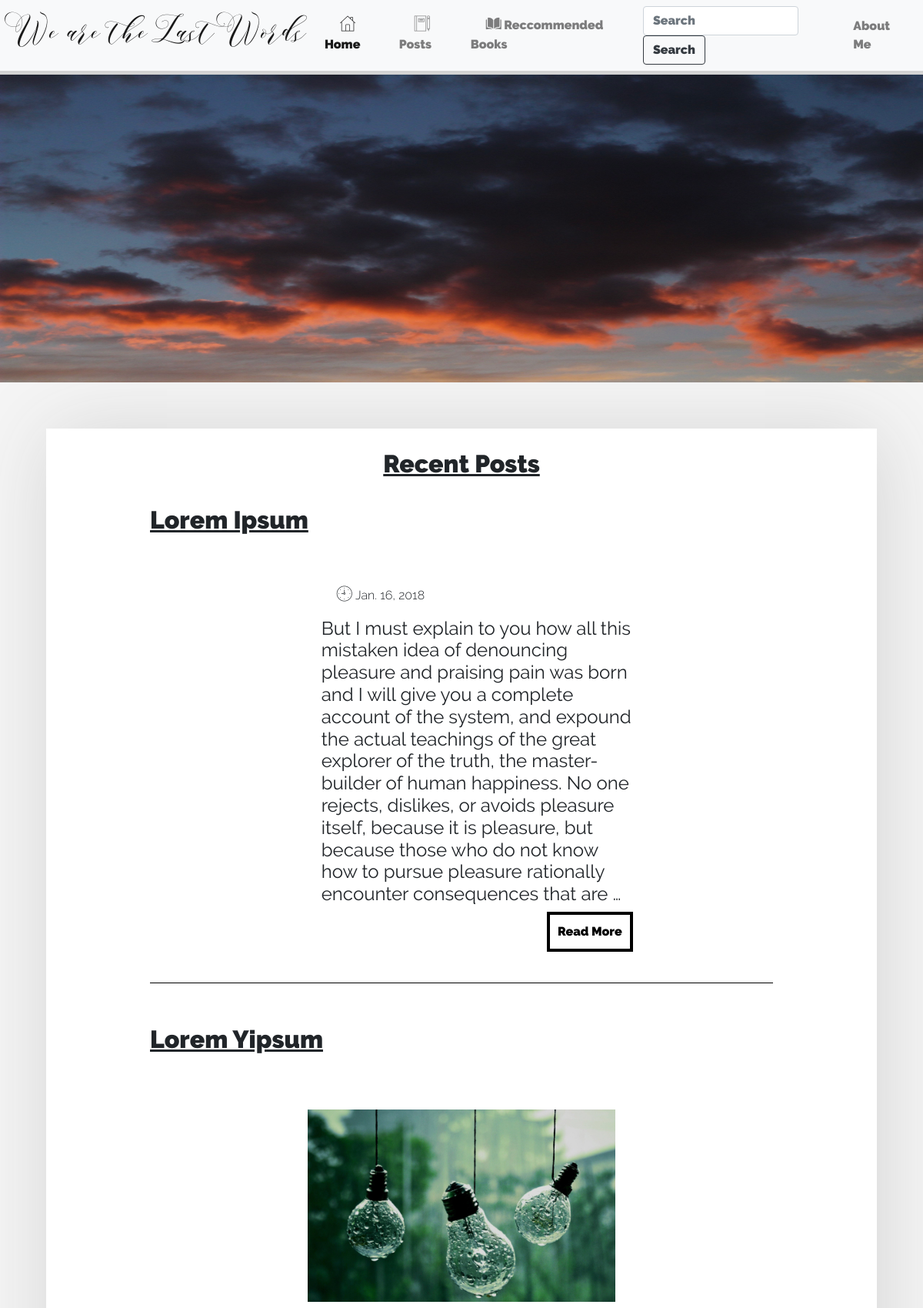
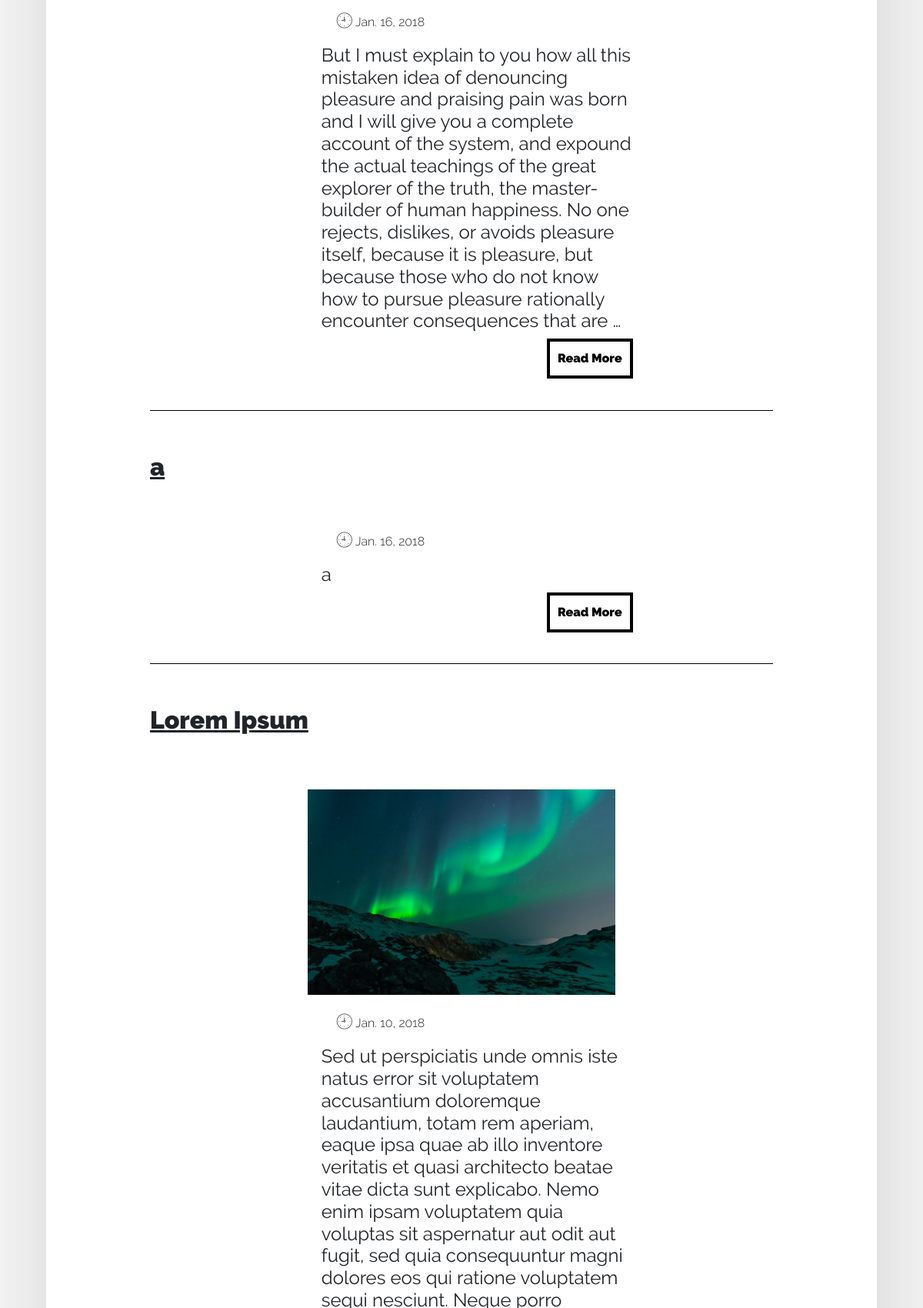
The page / (upper part) on the database its author committed (2 pictures, top to bottom).
### blogsite/models.py (models this page shows, shortened)
class Post(models.Model):
    Book = models.ForeignKey(Reccommended_Book, blank=True, null=True)
    title = models.CharField(max_length=50)
    date = models.DateField(default=datetime.now)
    text = models.TextField()
    Post_Image = models.ImageField(blank=True,upload_to='post_imgs/')
    credits = models.TextField(blank=True)

### blogsite/views.py (the view)
# urls.py: url(r'^$', views.IndexView.as_view(), name="index"),
class IndexView(TemplateView):
    template_name = 'blogsite/index.html'
    def get_context_data(self, **kwargs):
        context = super().get_context_data(**kwargs)
        context['posts'] = Post.objects.all().order_by('-date')[:5]
        return context

### blogsite/templates/blogsite/index.html (shortened to what this page needs)
{% extends 'blogsite/base.html' %}
{% block home %} active {% endblock %}
{% load static %}
{% block body %}
<div class="banner" id="img3"></div>
<div class="post-body-wrapper">
    <div class="post-body-box">
    <h2 class="recent-post"><u>Recent Posts</u></h2>
    <div class="post-wrapper">
{% for post in posts %}
        <div class="post">
            <h2 class="post-title"> <u>{{post.title}} </u></h2>
            {% if post.Post_Image %}
        <div class="post-body">
            <a class="post-image" href="{%url 'blogsite:post-view' post.pk %}"> <img src="{{post.Post_Image.url}}" class="post-image"\> </a>
                <div class="post-text-box">
                   <p class="date flaticon-clock"> {{post.date}}</p>
                    <h4 class="post-text">
                        {{post.text|linebreaksbr|truncatewords:75}}
                    </h4>
                    <div class="button-flexbox">
                        <a href="{% url 'blogsite:post-view' post.pk %}"><button class="button-read-more" value = "{{post.pk}}">Read More</button></a>
                    </div>
                </div>
            </div>
            {% else %}
            <div class="post-body">
                <div class="post-text-box">
                   <p class="date flaticon-clock"> {{post.date}}</p>
                    <h4 class="post-text">
                        {{post.text|linebreaksbr|truncatewords:75}}
                    </h4>
                    <div class="button-flexbox">
                        <a href="{% url 'blogsite:post-view' post.pk %}"><button class="button-read-more" value = "{{post.pk}}">Read More</button></a>
                    </div>
                    </div>
                </div>
        {% endif %}
        </div>
{% endfor %}
    </div>
</div>
    </div>
{% endblock %}

### blogsite/static/css/styles.css (style rules this page uses)
body { background-color:#F5F5F5; }
.post-body-wrapper { display:flex; justify-content:center; margin-top:5%; margin-bottom:5%; }
.post-body-box { background-color:white; width:90%; box-shadow:5px 5px 100px #d3d3d3; }
.date { font-family:Raleway-Light; }
.post-title { font-family: Hero; }
.post { flex-wrap:wrap; width:75%; border-bottom:1px solid black; margin-top: 2.5%; margin-bottom: 2.5%; }
.post-wrapper { margin-top:0px; display:flex; justify-content:center; flex-wrap:wrap; }
.post-body { margin-top: 5%; margin-bottom: 5%; display:flex; justify-content:center; flex-wrap:wrap; width:100%; }
.recent-post { text-align:center; margin-top:2.5%; font-family:HERO; }
.post-image { width:auto; height:auto; max-height:300px; max-width:400px; margin-top:2.5%; }
.post-text { font-family:Synthesia; }
.post-text-box { width:50%; word-wrap: break-word; margin-left:5%; margin-top:2.5% }
.button-read-more { border:4px solid black; padding:10px 10px 10px 10px; background-color:white; font-family:HERO; }
.button-flexbox { display:flex; justify-content:flex-end; }
.banner { height:40em; width:100%; }
#img3 { background:url(../images/sky3.jpg); background-size:100% 100%; background-repeat:no-repeat; }
@media only screen and (max-width: 1200px) { .banner { height:25em; } }

### rows shown on the page
Post: title "Lorem Ipsum", date "Jan. 16, 2018", text "But I must explain to you how all this mistaken idea of denouncing pleasure and praising pain was born and I will give you a complete account of the system, and expound the actual teachings of the great explorer of the truth, the master-builder of human happiness. No one rejects, dislikes, or avoids pleasure itself, because it is pleasure, but because those who do not know how to pursue pleasure rationally encounter consequences that are …", {{ post.pk }} 7 (drawn)
Post: title "Lorem Yipsum", Post_Image (picture), date "Jan. 16, 2018", text "But I must explain to you how all this mistaken idea of denouncing pleasure and praising pain was born and I will give you a complete account of the system, and expound the actual teachings of the great explorer of the truth, the master-builder of human happiness. No one rejects, dislikes, or avoids pleasure itself, because it is pleasure, but because those who do not know how to pursue pleasure rationally encounter consequences that are …", {{ post.pk }} 8 (drawn)
Post: title "a", date "Jan. 16, 2018", text "a", {{ post.pk }} 9 (drawn)
Post: title "Lorem Ipsum", Post_Image (picture), date "Jan. 10, 2018"
